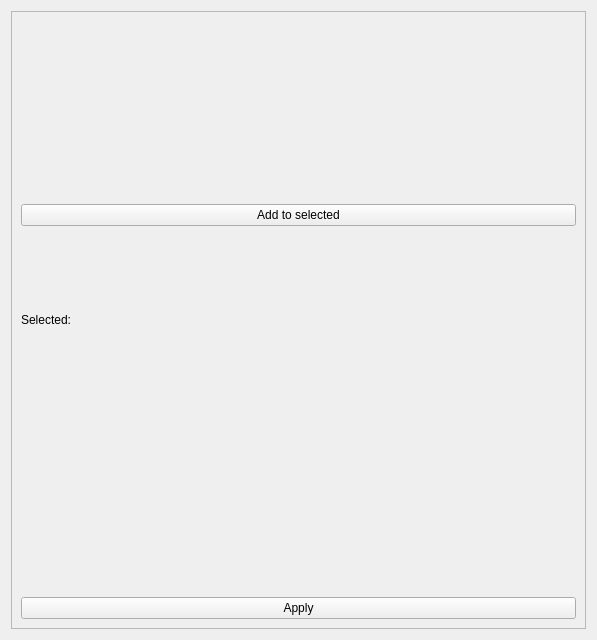
<?xml version="1.0" encoding="UTF-8"?>
<ui version="4.0">
 <class>TreeSelector</class>
 <widget class="QWidget" name="TreeSelector">
  <property name="geometry">
   <rect>
    <x>0</x>
    <y>0</y>
    <width>597</width>
    <height>640</height>
   </rect>
  </property>
  <property name="windowTitle">
   <string>File selection</string>
  </property>
  <property name="windowIcon">
   <iconset>
    <normaloff>icons/windowicon.png</normaloff>icons/windowicon.png</iconset>
  </property>
  <layout class="QVBoxLayout" name="verticalLayout">
   <item>
    <widget class="QScrollArea" name="scrollArea">
     <property name="widgetResizable">
      <bool>true</bool>
     </property>
     <widget class="QWidget" name="scrollAreaWidgetContents">
      <property name="geometry">
       <rect>
        <x>0</x>
        <y>0</y>
        <width>583</width>
        <height>626</height>
       </rect>
      </property>
      <layout class="QVBoxLayout" name="verticalLayout_2">
       <item>
        <widget class="QWidget" name="listWidget" native="true"/>
       </item>
       <item>
        <widget class="QPushButton" name="btnAddSelected">
         <property name="text">
          <string>Add to selected</string>
         </property>
        </widget>
       </item>
       <item>
        <widget class="QLabel" name="lblSelected">
         <property name="text">
          <string>Selected:</string>
         </property>
        </widget>
       </item>
       <item>
        <widget class="QWidget" name="listSelected" native="true"/>
       </item>
       <item>
        <widget class="QPushButton" name="btnSelect">
         <property name="text">
          <string>Apply</string>
         </property>
         <property name="icon">
          <iconset>
           <normaloff>icons/actions/relationalselect.png</normaloff>icons/actions/relationalselect.png</iconset>
         </property>
        </widget>
       </item>
      </layout>
     </widget>
    </widget>
   </item>
  </layout>
 </widget>
 <resources/>
 <connections/>
</ui>
